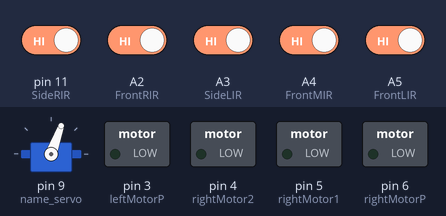
Simulated run of this sketch. Board: Arduino Uno, built with avr-gcc and run on an emulated ATmega328P. Parts: servo, switched loads named in the sketch (green lamp = pin HIGH). Inputs (shaded band) come from the test bench; at power-on: A2 (FrontRIR), A3 (SideLIR), A4 (FrontMIR), A5 (FrontLIR), pin 11 (SideRIR) HIGH.

Above: at 2.2 s.
2.3 s: pin 11 (SideRIR) driven LOW and A3 (SideLIR) driven LOW
At 3.4 s:
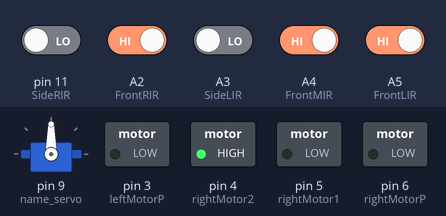
3.8 s: pin 11 (SideRIR) driven HIGH and A2 (FrontRIR) driven LOW and A3 (SideLIR) driven HIGH and A4 (FrontMIR) driven LOW and A5 (FrontLIR) driven LOW
At 4.5 s:
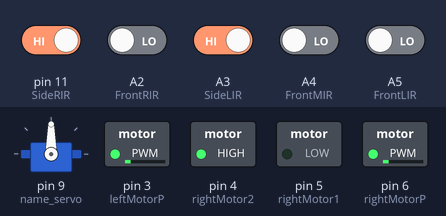
5.3 s: pin 11 (SideRIR) driven LOW
At 5.6 s:
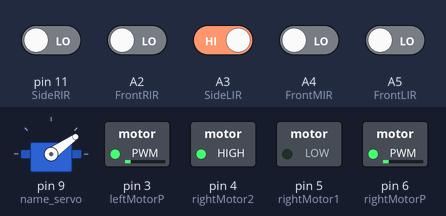
6.8 s: A5 (FrontLIR) driven HIGH
At 8.0 s:
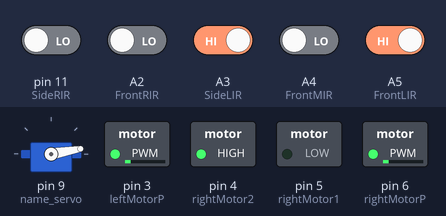
8.3 s: A5 (FrontLIR) driven LOW
At 9.1 s:
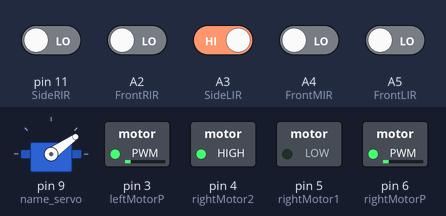
9.8 s: pin 11 (SideRIR) driven HIGH
At 10.3 s:
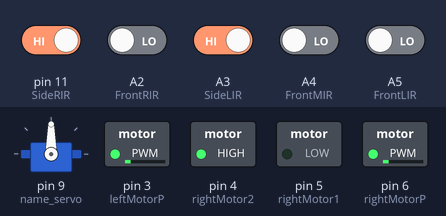
Timing chart, 0 to 12.3 s (numbered marks = the images above; inputs shaded):
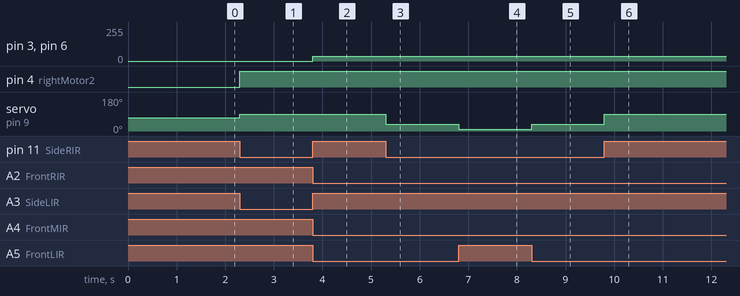

The sketch:

V1.ino
```cpp
const byte mainSpeed = 36;

#include <Servo.h>
Servo name_servo;

int servo_position = 0;


const byte FrontLIR = A5;
const byte FrontMIR = A4;
const byte FrontRIR = A2;
const byte SideLIR = A3;
const byte SideRIR = 11;

bool LFrontIR;
bool MFrontIR;
bool RFrontIR;
bool LeftIR;
bool RightIR;


const byte rightMotorP = 6;
const byte rightMotor1 = 5;
const byte rightMotor2 = 4;
const byte leftMotorP = 3;


void moveForward(int Speed = 0) {

  digitalWrite(rightMotor2, HIGH);
  digitalWrite(rightMotor1, LOW);


  analogWrite(leftMotorP, Speed);
  analogWrite(rightMotorP, Speed);
}
void moveBackward(int Speed = 0) {

  digitalWrite(rightMotor2, LOW);
  digitalWrite(rightMotor1, HIGH);

  analogWrite(leftMotorP, Speed);
  analogWrite(rightMotorP, Speed);
}


void Debugging() {

  Serial.print("RFrontIR: ");
  Serial.print(RFrontIR);
  Serial.print(" LFrontIR: ");
  Serial.print(LFrontIR);
  Serial.print(" MFrontIR: ");
  Serial.print(MFrontIR);

  Serial.print(" RightIR: ");
  Serial.print(RightIR);
  Serial.print(" LeftIR: ");
  Serial.print(LeftIR);

  ///////////

  Serial.println("----------------------------------------------------------------");
}


char value;
void setup() {
  name_servo.attach(9);
  Serial.begin(9600);
  pinMode(rightMotorP, OUTPUT);
  pinMode(rightMotor1, OUTPUT);
  pinMode(rightMotor2, OUTPUT);
  pinMode(leftMotorP, OUTPUT);


  pinMode(FrontLIR, INPUT_PULLUP);
  pinMode(SideLIR, INPUT_PULLUP);

  pinMode(FrontMIR, INPUT_PULLUP);

  pinMode(FrontRIR, INPUT_PULLUP);
  pinMode(SideRIR, INPUT_PULLUP);


  name_servo.write(70);
  delay(1000);

  Serial.begin(9600);
}
void loop() {


  LFrontIR = digitalRead(FrontLIR);
  MFrontIR = digitalRead(FrontMIR);
  RFrontIR = digitalRead(FrontRIR);
  LeftIR = digitalRead(SideLIR);
  RightIR = digitalRead(SideRIR);


  // Debugging();

  if (LFrontIR == LOW && MFrontIR == LOW && RFrontIR == LOW && LeftIR == HIGH && RightIR == HIGH) {  // Sides Only
    moveForward(mainSpeed);
    name_servo.write(90);

  } else if (LFrontIR == LOW && MFrontIR == LOW && RFrontIR == HIGH && LeftIR == HIGH && RightIR == HIGH) {  // front R + Side R
    moveForward(mainSpeed);
    name_servo.write(120);

  } else if (LFrontIR == HIGH && MFrontIR == LOW && RFrontIR == LOW && LeftIR == HIGH && RightIR == HIGH) {  // front L + Side L
    moveForward(mainSpeed);
    name_servo.write(30);

  } else if (LFrontIR == LOW && MFrontIR == LOW && RFrontIR == LOW && LeftIR == HIGH && RightIR == LOW) {  // Side L
    moveForward(mainSpeed);
    name_servo.write(35);

  } else if (LFrontIR == LOW && MFrontIR == LOW && RFrontIR == LOW && LeftIR == LOW && RightIR == HIGH) {  // Side R
    moveForward(mainSpeed);
    name_servo.write(130);

  } else if (LFrontIR == HIGH && MFrontIR == LOW && RFrontIR == LOW && LeftIR == HIGH && RightIR == LOW) {  // front L + front M
    moveForward(mainSpeed);
    name_servo.write(10);

  } else if (LFrontIR == LOW && MFrontIR == LOW && RFrontIR == HIGH && LeftIR == LOW && RightIR == HIGH) {  // front R + front M
    moveForward(mainSpeed);
    name_servo.write(150);

  } else if (LFrontIR == HIGH && MFrontIR == HIGH && RFrontIR == HIGH && LeftIR == LOW && RightIR == LOW) {  // front R + front M + front L
    moveForward(0);
    name_servo.write(90);

  }
  // else if (LFrontIR == LOW && MFrontIR == HIGH && RFrontIR == HIGH && LeftIR == LOW && RightIR == HIGH) {  // front R + front M + side R
  //   moveForward(mainSpeed);
  //   name_servo.write(160);

  // } else if (LFrontIR == LOW && MFrontIR == LOW && RFrontIR == LOW && LeftIR == LOW && RightIR == LOW) {  // front L + front M + side L
  //   moveForward(mainSpeed);
  //   name_servo.write(10);

  // } else if (LFrontIR == HIGH && MFrontIR == HIGH && RFrontIR == HIGH && LeftIR == HIGH && RightIR == HIGH) {  // All Reading
  //   moveForward(0);
  //   name_servo.write(90);

  // } else if (LFrontIR == LOW && MFrontIR == LOW && RFrontIR == LOW && LeftIR == LOW && RightIR == LOW) {  // All Not Reading
  //   moveForward(mainSpeed);
  //   name_servo.write(90);
  // }

  // value = Serial.read();
  //   // }

  // if (LFrontIR == HIGH) {
  //    moveForward(45);
  //    name_servo.write(30);
  // }
  // else{
  //    moveForward(45);
  //    name_servo.write(120);
  // }

  //   // if (Serial.available() > 0) {
  //     value = Serial.read();
  //   // }

  //   if (value == 'F') {
  //      moveForward(30);
  //   }
  //   else if (value == 'B') {
  //      moveBackward(30);
  //   } else if (value == 'R') {
  //     name_servo.write(10);
  //   } else if (value == 'L') {
  //     name_servo.write(150);
  //   }
  //   else if (value == 'I') {
  //     name_servo.write(10);
  //     moveForward(30);
  //     delay(5);
  //     name_servo.write(90);
  //   }
  //   else if (value == 'G') {
  //     name_servo.write(150);
  //     moveForward(30);
  //     delay(5);
  //     name_servo.write(90);
  //   }
  // //   else if (value == 'J') {
  // //     name_servo.write(60);
  // //     motor4.run(BACKWARD);
  // //     motor1.run(BACKWARD);
  // //     motor2.run(BACKWARD);
  // //     motor3.run(BACKWARD);
  // //     delay(5);
  // //     name_servo.write(110);
  // //   }
  // //   else if (value == 'H') {
  // //     name_servo.write(160);
  // //     motor4.run(BACKWARD);
  // //     motor1.run(BACKWARD);
  // //     motor2.run(BACKWARD);
  // //     motor3.run(BACKWARD);
  // //     delay(5);
  // //     name_servo.write(110);
  // //   }


  //    else if (value == 'H'){
  //     name_servo.write(90);
  //     moveForward(0);


  //  }

  // moveForward(85);
  // name_servo.write(90);
  // delay(6000);
  //     moveBackward(30);
  // name_servo.write(150);
  // delay(1500);
}
```

Measured:
- after the input at 2.3 s, pin 4 (rightMotor2): LOW → HIGH at once; servo on pin 9 (name_servo): 70° → 90° at once
- after the input at 3.8 s, pin 3 (leftMotorP), pin 6 (rightMotorP): 0/255 → 36/255 at once
- after the input at 5.3 s, servo on pin 9 (name_servo): 90° → 35° at once
- after the input at 6.8 s, servo on pin 9 (name_servo): 35° → 10° at once
- after the input at 8.3 s, servo on pin 9 (name_servo): 10° → 35° at once
- after the input at 9.8 s, servo on pin 9 (name_servo): 35° → 90° at once
